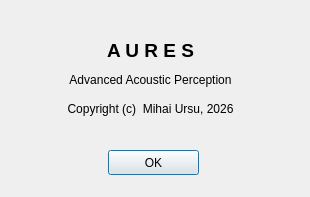
<?xml version="1.0" encoding="UTF-8"?>
<ui version="4.0">
 <class>AboutDialog</class>
 <widget class="QDialog" name="AboutDialog">
  <property name="geometry">
   <rect>
    <x>0</x>
    <y>0</y>
    <width>310</width>
    <height>197</height>
   </rect>
  </property>
  <property name="windowTitle">
   <string>About Aures</string>
  </property>
  <widget class="QPushButton" name="OkButton">
   <property name="geometry">
    <rect>
     <x>108</x>
     <y>150</y>
     <width>91</width>
     <height>25</height>
    </rect>
   </property>
   <property name="text">
    <string>OK</string>
   </property>
  </widget>
  <widget class="QLabel" name="labelCopyright">
   <property name="geometry">
    <rect>
     <x>30</x>
     <y>100</y>
     <width>241</width>
     <height>17</height>
    </rect>
   </property>
   <property name="text">
    <string>Copyright (c)  Mihai Ursu, 2026</string>
   </property>
   <property name="alignment">
    <set>Qt::AlignCenter</set>
   </property>
  </widget>
  <widget class="QLabel" name="labelTitle">
   <property name="geometry">
    <rect>
     <x>80</x>
     <y>40</y>
     <width>141</width>
     <height>20</height>
    </rect>
   </property>
   <property name="font">
    <font>
     <family>Segoe UI</family>
     <pointsize>14</pointsize>
     <weight>75</weight>
     <bold>true</bold>
     <strikeout>false</strikeout>
    </font>
   </property>
   <property name="text">
    <string>A U R E S</string>
   </property>
   <property name="alignment">
    <set>Qt::AlignCenter</set>
   </property>
  </widget>
  <widget class="QLabel" name="labelDescription">
   <property name="geometry">
    <rect>
     <x>30</x>
     <y>70</y>
     <width>241</width>
     <height>20</height>
    </rect>
   </property>
   <property name="text">
    <string>Advanced Acoustic Perception</string>
   </property>
   <property name="alignment">
    <set>Qt::AlignCenter</set>
   </property>
  </widget>
 </widget>
 <resources/>
 <connections/>
</ui>
